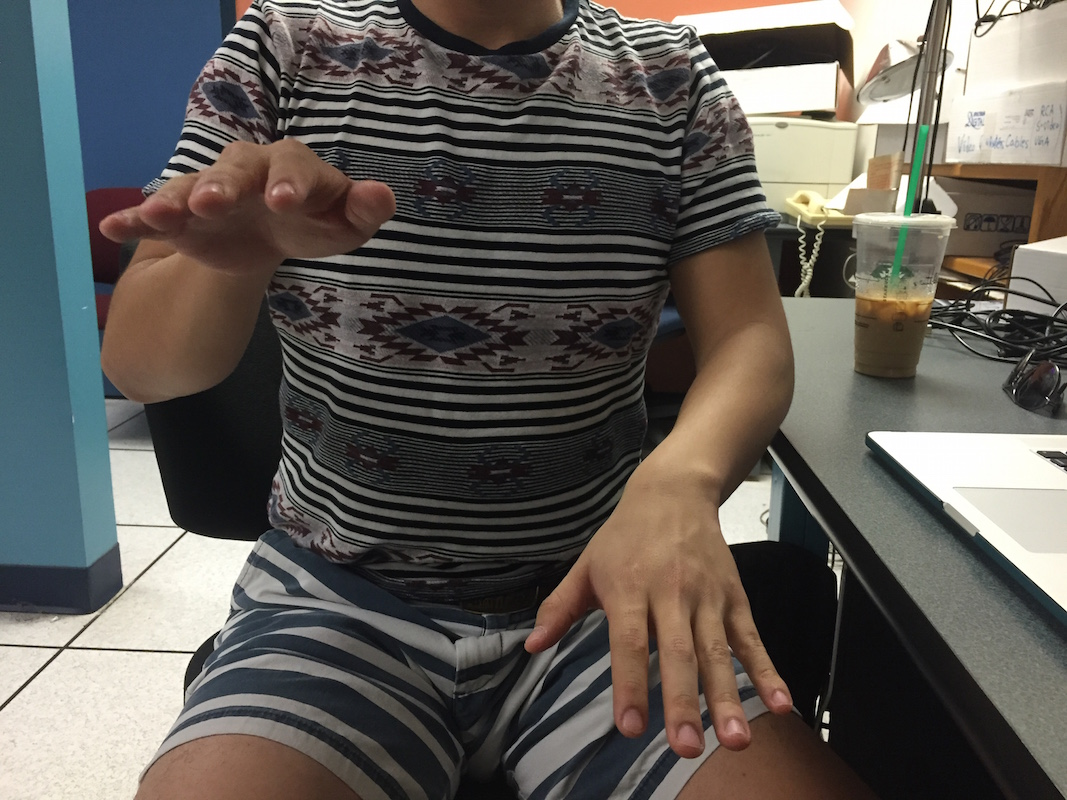
%> input picture Matlab Codes/lab2.JPG, 1067 x 800 px
$ octave EDGEtesting.m   (GNU Octave 9; MATLAB toolbox functions it lacks are replaced by stand-ins)
%> lines starting %> are read from the running program, lines starting %| are printed output that depends on the picture
Image = imread('lab2.jpg');
%> Image is the input picture: size 800x1067x3 uint8; mean R, G, B 96.3, 92.6, 87.4
I = rgb2gray(Image);
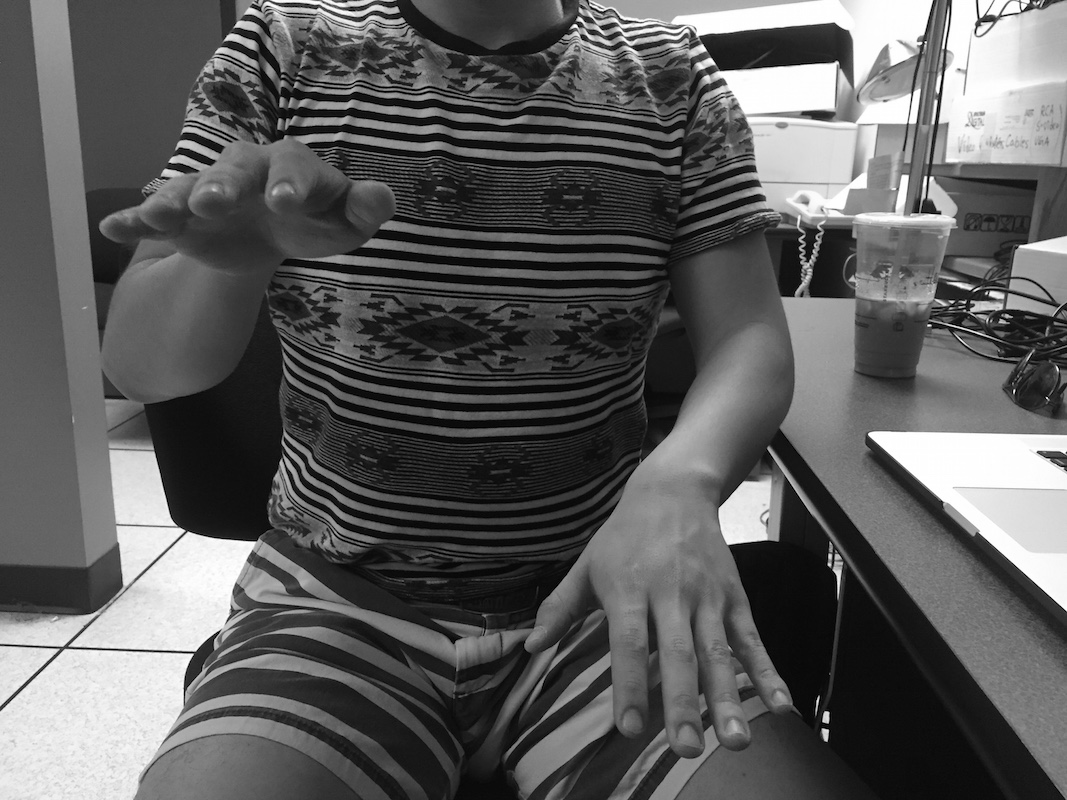
%> I: size 800x1067 uint8; min 0, max 255, mean 93.1
BW1 = edge(I,'sobel');
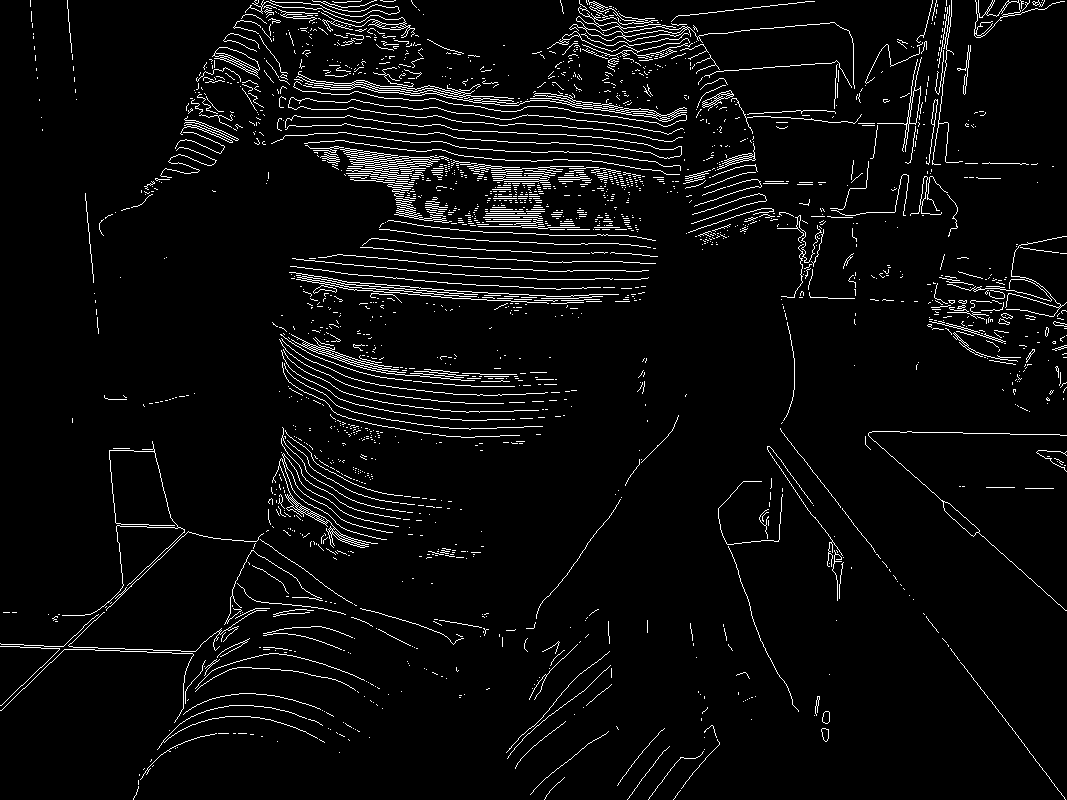
%> BW1: size 800x1067 logical; 4.4% white in thin lines or dots
BW2 = edge(I,'canny');
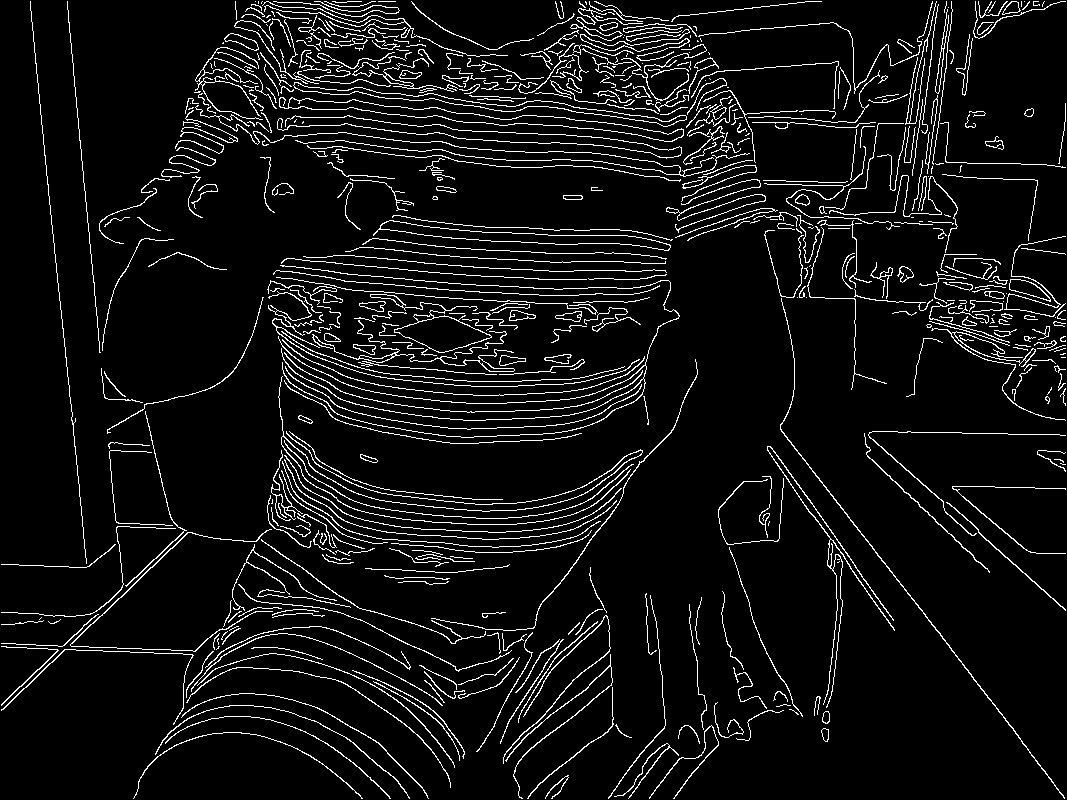
%> BW2: size 800x1067 logical; 6.7% white in thin lines or dots
BW3 = edge(I,'log');
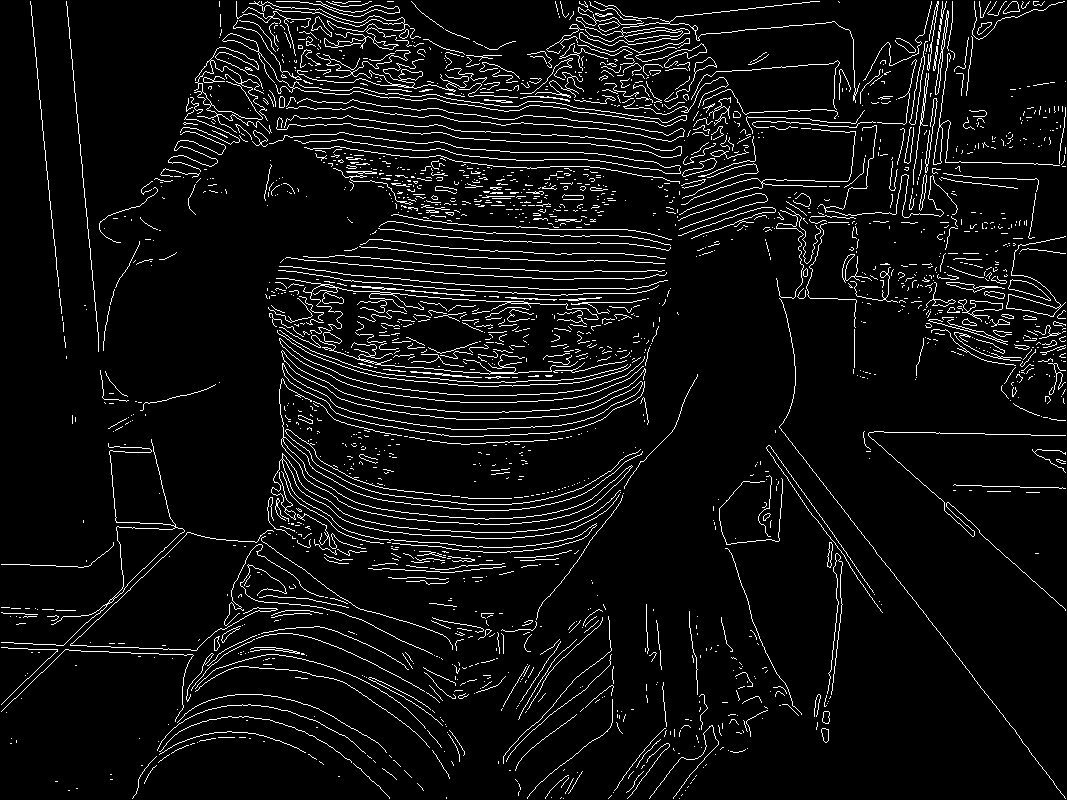
%> BW3: size 800x1067 logical; 6.1% white in thin lines or dots
figure;
imshow(BW2)

$ run again, with Matlab Codes/lab3.JPG copied over Matlab Codes/lab2.JPG
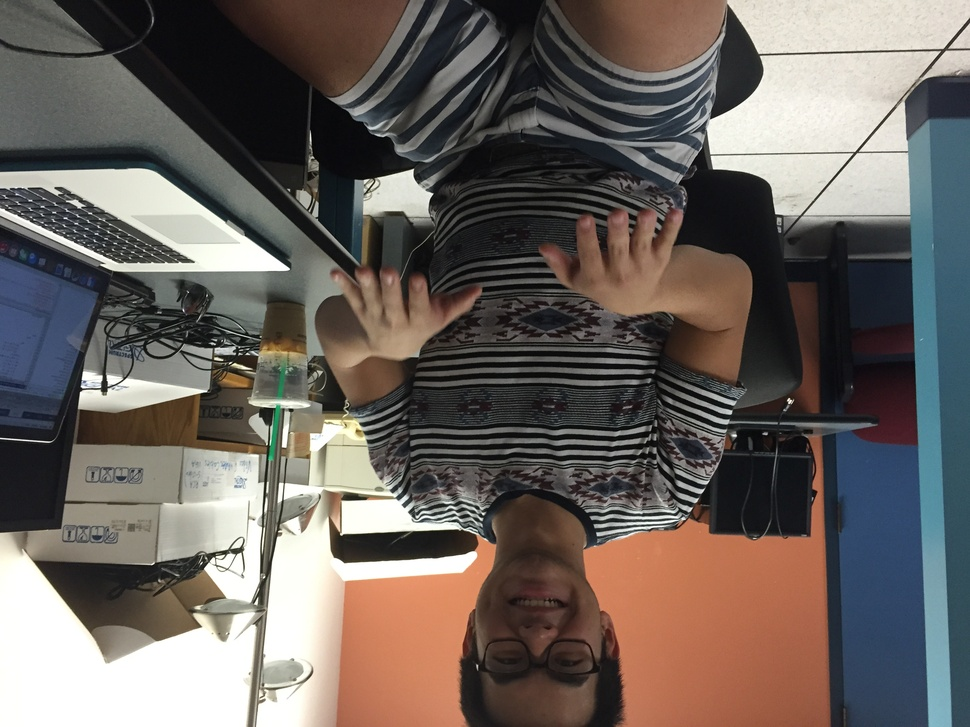
%> input picture Matlab Codes/lab3.JPG, 970 x 727 px, shrunk from 3264 x 2448 before the run
%> Image is the input picture: size 727x970x3 uint8; mean R, G, B 106.9, 99.3, 94.3
%> `BW1 = edge(I,'sobel');`:
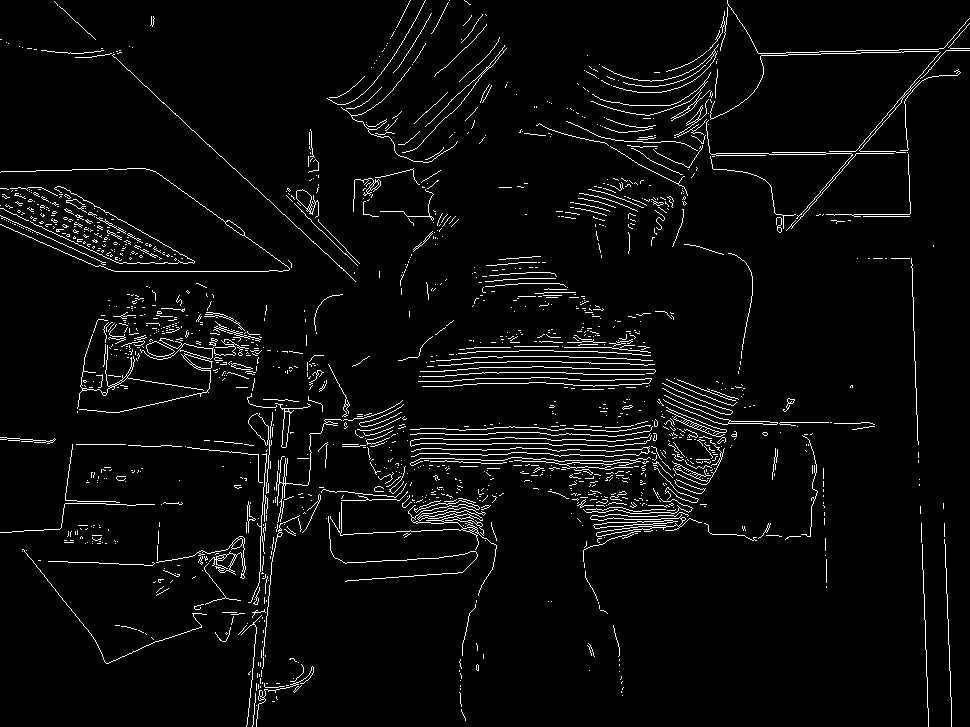
%> BW1: size 727x970 logical; 3.9% white in thin lines or dots
%> BW2: size 727x970 logical; 6.6% white in thin lines or dots
%> `BW3 = edge(I,'log');`:
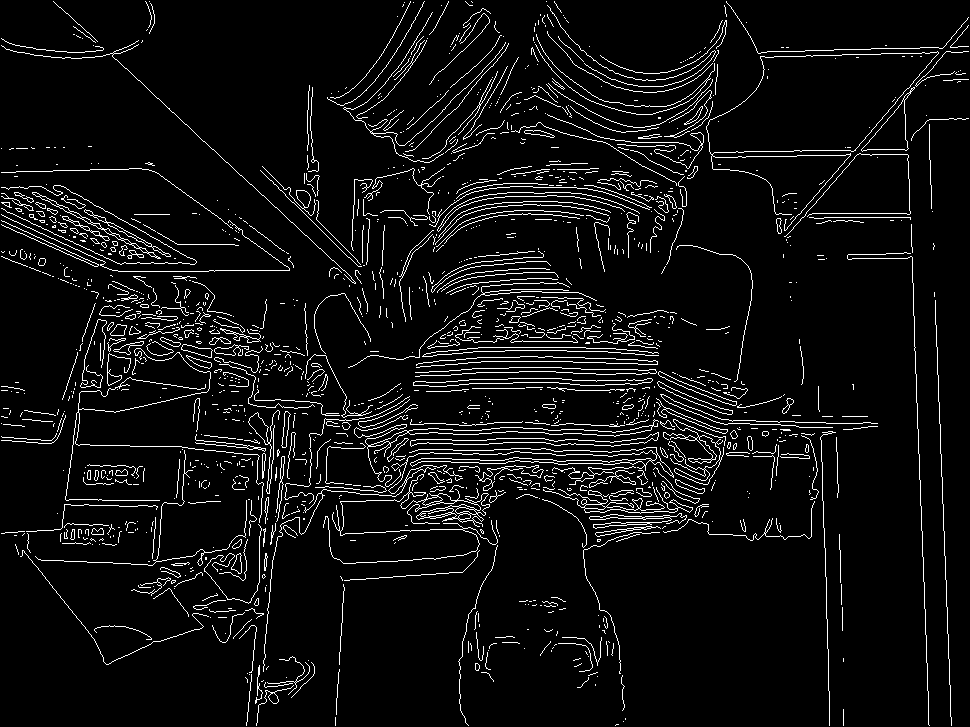
%> BW3: size 727x970 logical; 6% white in thin lines or dots

$ run again, with Matlab Codes/IMG_0853.JPG copied over Matlab Codes/lab2.JPG
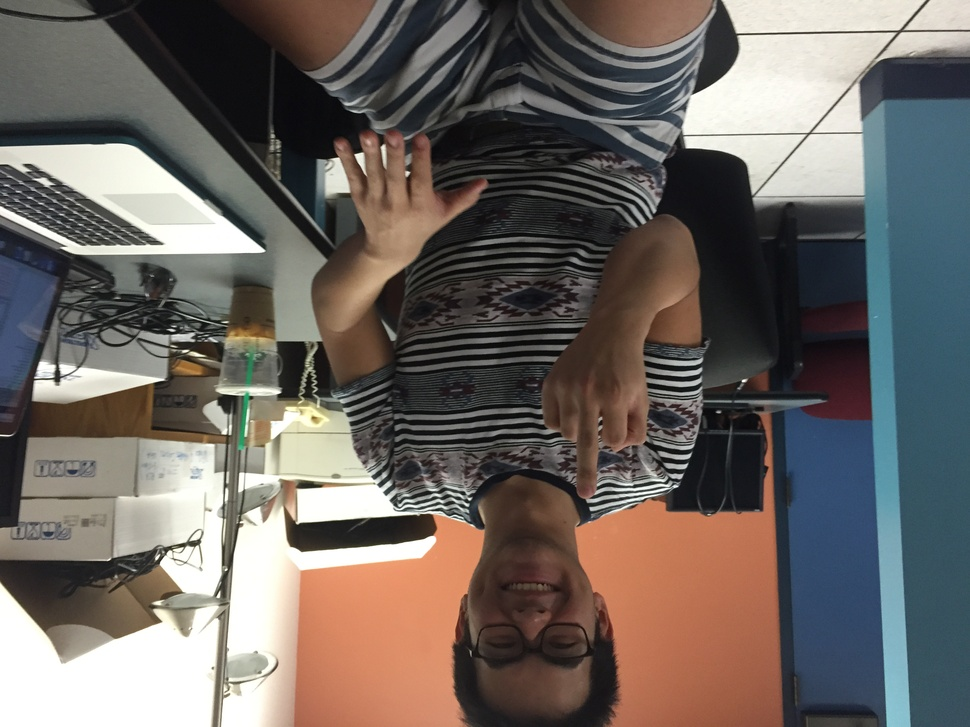
%> input picture Matlab Codes/IMG_0853.JPG, 970 x 727 px, shrunk from 3264 x 2448 before the run
%> Image is the input picture: size 727x970x3 uint8; mean R, G, B 109.2, 102.3, 97.5
%> `BW1 = edge(I,'sobel');`:
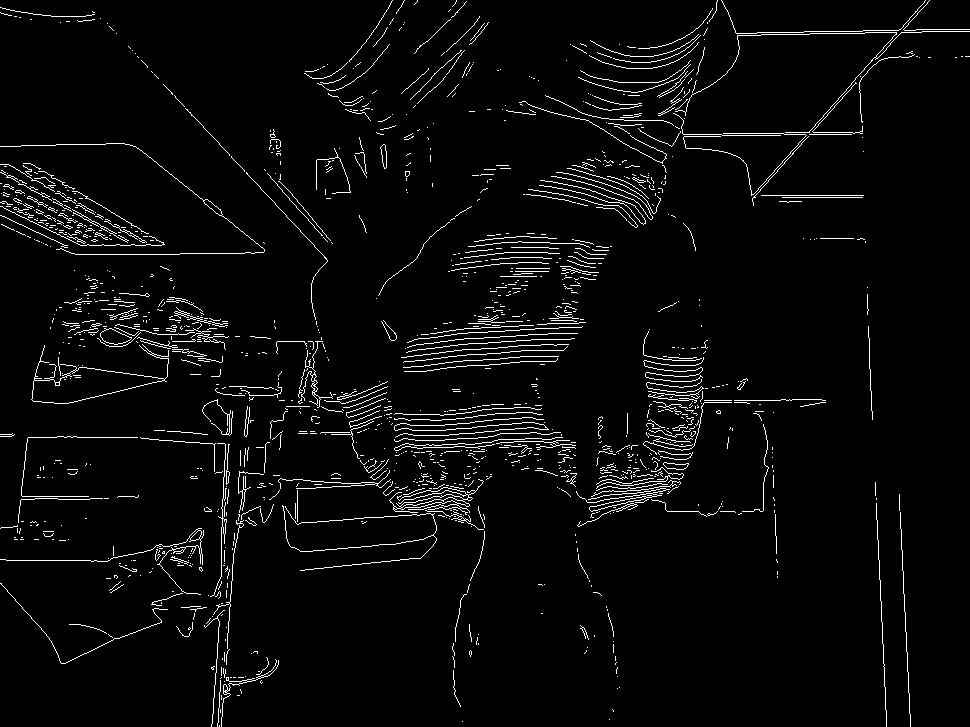
%> BW1: size 727x970 logical; 3.7% white in thin lines or dots
%> BW2: size 727x970 logical; 6.1% white in thin lines or dots
%> `BW3 = edge(I,'log');`:
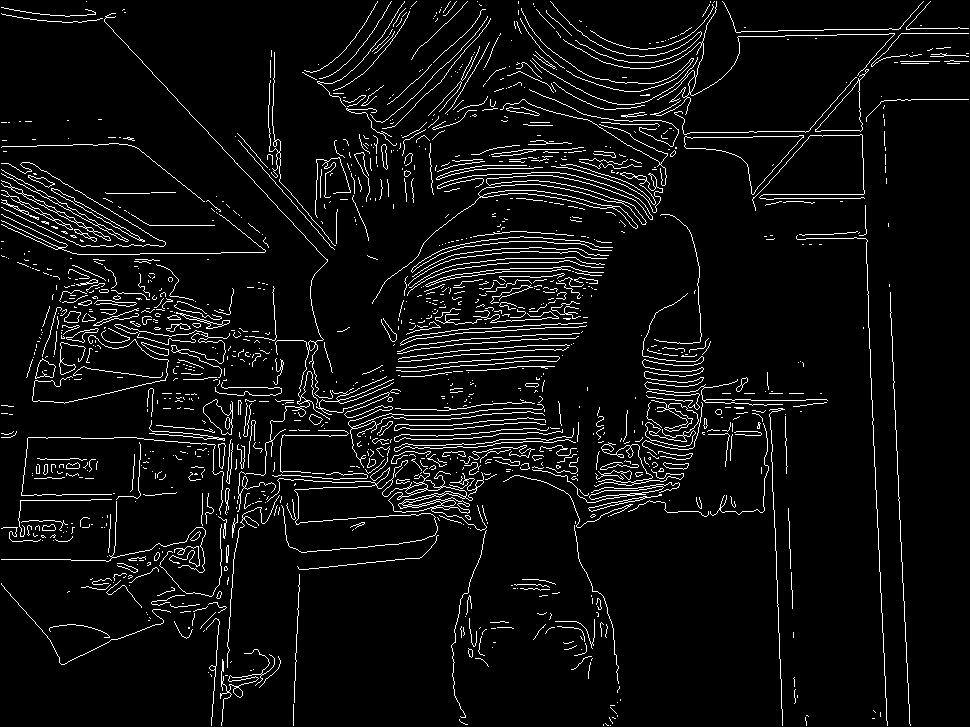
%> BW3: size 727x970 logical; 5.7% white in thin lines or dots
